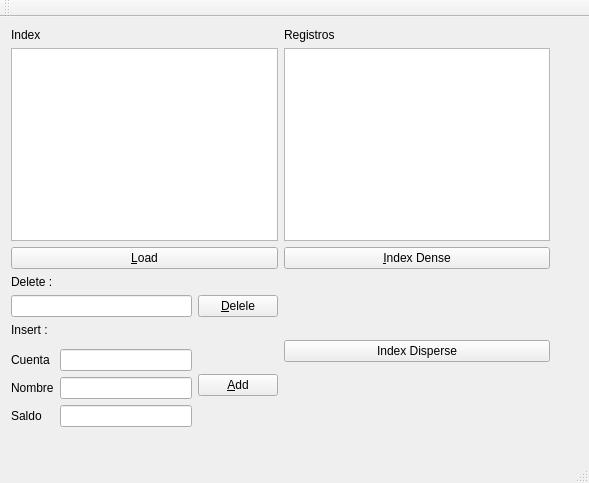
<?xml version="1.0" encoding="UTF-8"?>
<ui version="4.0">
 <class>MainWindow</class>
 <widget class="QMainWindow" name="MainWindow">
  <property name="geometry">
   <rect>
    <x>0</x>
    <y>0</y>
    <width>589</width>
    <height>483</height>
   </rect>
  </property>
  <property name="windowTitle">
   <string>MainWindow</string>
  </property>
  <widget class="QWidget" name="centralWidget">
   <widget class="QWidget" name="gridLayoutWidget">
    <property name="geometry">
     <rect>
      <x>0</x>
      <y>0</y>
      <width>561</width>
      <height>421</height>
     </rect>
    </property>
    <layout class="QGridLayout" name="gridLayout">
     <item row="3" column="0">
      <layout class="QGridLayout" name="gridLayout_2">
       <item row="5" column="1">
        <widget class="QLineEdit" name="Nombre"/>
       </item>
       <item row="0" column="0" colspan="2">
        <widget class="QLabel" name="label_4">
         <property name="text">
          <string>Delete :</string>
         </property>
        </widget>
       </item>
       <item row="2" column="0" colspan="3">
        <widget class="QLabel" name="label_3">
         <property name="text">
          <string>Insert :</string>
         </property>
        </widget>
       </item>
       <item row="1" column="0" colspan="2">
        <widget class="QLineEdit" name="registro"/>
       </item>
       <item row="1" column="2">
        <widget class="QPushButton" name="delete_2">
         <property name="text">
          <string>&amp;Delele</string>
         </property>
        </widget>
       </item>
       <item row="4" column="1">
        <widget class="QLineEdit" name="Cuenta"/>
       </item>
       <item row="6" column="1">
        <widget class="QLineEdit" name="saldo"/>
       </item>
       <item row="3" column="2" rowspan="4">
        <widget class="QPushButton" name="add">
         <property name="text">
          <string>&amp;Add</string>
         </property>
        </widget>
       </item>
       <item row="4" column="0">
        <widget class="QLabel" name="label_9">
         <property name="text">
          <string>Cuenta</string>
         </property>
        </widget>
       </item>
       <item row="5" column="0">
        <widget class="QLabel" name="label_10">
         <property name="text">
          <string>Nombre</string>
         </property>
        </widget>
       </item>
       <item row="6" column="0">
        <widget class="QLabel" name="label_11">
         <property name="text">
          <string>Saldo</string>
         </property>
        </widget>
       </item>
      </layout>
     </item>
     <item row="2" column="1">
      <widget class="QPushButton" name="pushButton_2">
       <property name="text">
        <string>&amp;Index Dense</string>
       </property>
      </widget>
     </item>
     <item row="0" column="0">
      <widget class="QLabel" name="label">
       <property name="text">
        <string>Index</string>
       </property>
      </widget>
     </item>
     <item row="2" column="0">
      <widget class="QPushButton" name="pushButton">
       <property name="text">
        <string>&amp;Load</string>
       </property>
      </widget>
     </item>
     <item row="1" column="0">
      <widget class="QTableWidget" name="tableWidget_2"/>
     </item>
     <item row="0" column="1">
      <widget class="QLabel" name="label_2">
       <property name="text">
        <string>Registros</string>
       </property>
      </widget>
     </item>
     <item row="3" column="1">
      <widget class="QPushButton" name="pushButton_3">
       <property name="text">
        <string>Index Disperse</string>
       </property>
      </widget>
     </item>
     <item row="1" column="1">
      <widget class="QTableWidget" name="tableWidget"/>
     </item>
    </layout>
   </widget>
  </widget>
  <widget class="QMenuBar" name="menuBar">
   <property name="geometry">
    <rect>
     <x>0</x>
     <y>0</y>
     <width>589</width>
     <height>21</height>
    </rect>
   </property>
  </widget>
  <widget class="QToolBar" name="mainToolBar">
   <attribute name="toolBarArea">
    <enum>TopToolBarArea</enum>
   </attribute>
   <attribute name="toolBarBreak">
    <bool>false</bool>
   </attribute>
  </widget>
  <widget class="QStatusBar" name="statusBar"/>
 </widget>
 <layoutdefault spacing="6" margin="11"/>
 <tabstops>
  <tabstop>Cuenta</tabstop>
  <tabstop>Nombre</tabstop>
  <tabstop>saldo</tabstop>
  <tabstop>add</tabstop>
  <tabstop>registro</tabstop>
  <tabstop>delete_2</tabstop>
  <tabstop>pushButton_2</tabstop>
  <tabstop>pushButton_3</tabstop>
  <tabstop>tableWidget</tabstop>
  <tabstop>lineEdit_5</tabstop>
  <tabstop>lineEdit_6</tabstop>
  <tabstop>pushButton</tabstop>
  <tabstop>pushButton_6</tabstop>
  <tabstop>pushButton_7</tabstop>
  <tabstop>lineEdit_7</tabstop>
  <tabstop>lineEdit_8</tabstop>
  <tabstop>tableWidget_2</tabstop>
 </tabstops>
 <resources/>
 <connections/>
</ui>
